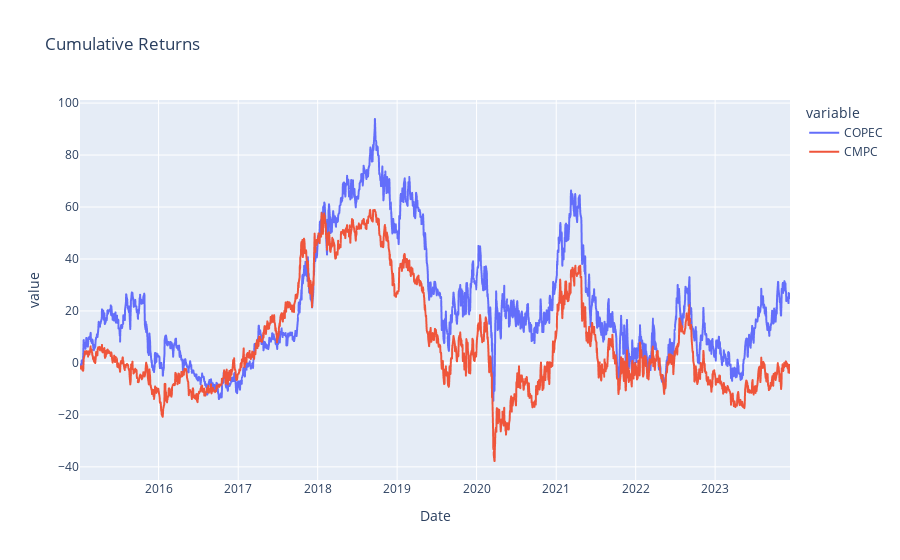

Notebook cell for this chart:
### Code cell
cumulative_returns = (1 + returns). cumprod() - 1
fig = px.line(100*cumulative_returns, title = "Cumulative Returns")
fig. show()

### Figure 1 — Plotly figure (JSON) as saved in the notebook; plotly's stock layout.template omitted (floating-point values rounded to 4 significant figures; data arrays with more than 128 entries replaced by an {"elided": "..."} marker saying what was removed)
{"data": [{"hovertemplate": "variable=COPEC<br>Date=%{x}<br>value=%{y}<extra></extra>", "legendgroup": "COPEC", "line": {"color": "#636efa", "dash": "solid"}, "marker": {"symbol": "circle"}, "mode": "lines", "name": "COPEC", "showlegend": true, "type": "scattergl", "x": {"elided": "2227 str values"}, "xaxis": "x", "y": {"elided": "2227 float values"}, "yaxis": "y"}, {"hovertemplate": "variable=CMPC<br>Date=%{x}<br>value=%{y}<extra></extra>", "legendgroup": "CMPC", "line": {"color": "#EF553B", "dash": "solid"}, "marker": {"symbol": "circle"}, "mode": "lines", "name": "CMPC", "showlegend": true, "type": "scattergl", "x": {"elided": "2227 str values"}, "xaxis": "x", "y": {"elided": "2227 float values"}, "yaxis": "y"}], "layout": {"legend": {"title": {"text": "variable"}, "tracegroupgap": 0}, "title": {"text": "Cumulative Returns"}, "xaxis": {"anchor": "y", "domain": [0, 1], "title": {"text": "Date"}}, "yaxis": {"anchor": "x", "domain": [0, 1], "title": {"text": "value"}}}}
